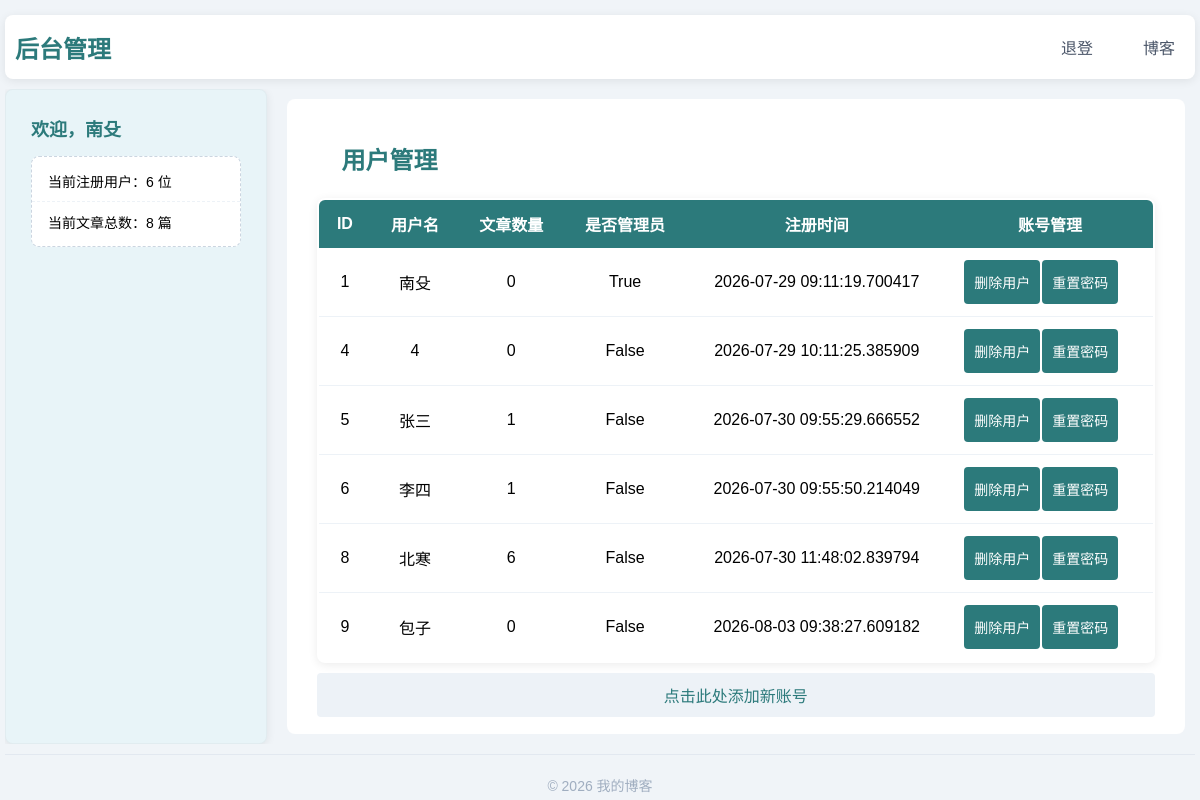
The page /admin (signed in) on the database its author committed.
### blog_4.py (models this page shows)
class User(db.Model,UserMixin):
    __tablename__ = 'users'
    id = db.Column(db.Integer, primary_key=True,autoincrement=True)
    username = db.Column(db.String(80), unique=True, nullable=False)
    password_hash = db.Column(db.String(128), nullable=False)
    is_admin = db.Column(db.Boolean, default=False)
    created_at = db.Column(db.DateTime, default=datetime.utcnow)

### blog_4.py (the view)
@app.route('/admin')
@login_required
def admin():
    conn = get_db()
    if not current_user.is_admin:
        return render_template('login.html', error='你没有权限访问此页面')
    user_count = User.query.count()
    post_count = conn.execute('SELECT COUNT(*) FROM posts').fetchone()[0]   #这里是查询第一列的总数，id列比较不容易出错
    users = User.query.order_by(User.id).all()
    for user in users:
        user.post_count = Post.query.filter_by(user_id=user.id).count()
    return render_template('admin.html', users=users,user_count=user_count,
                         post_count=post_count)

### blog_4.py (called while the page is built)
@login_manager.user_loader   #每一次用户访问页面的时候，在后台运行,跳转页面的时候用它来查验一下用户身份
def load_user(user_id):  #意思是用id找信息，每次跳转页面都查一下用户
    return User.query.get(int(user_id))

def get_db():
    conn = sqlite3.connect('blog.db')
    conn.row_factory = sqlite3.Row  # 让查询结果可以用列名访问
    return conn  #这里conn是局部变量，我们要把局部变量的修改结果传递出去

### templates/admin.html (shortened to what this page needs)
<!DOCTYPE html>
<html lang="zh-CN">
<head>
    <link rel="stylesheet" href="{{ url_for('static', filename='basic111.css') }}">
</head>
<body>
    <header>
        <h1>后台管理</h1>
        <nav>
            <a href="/logout">退登</a>
            <a href="/">博客</a>
        </nav>
    </header>
    <main>
        <aside>
                <h2>欢迎，{{ current_user.username }}</h2>
                <ul>
                    <li>当前注册用户：{{ user_count }} 位</li>
                    <li>当前文章总数：{{ post_count }} 篇</li>
                </ul>
        </aside>
        <div class="content">
            <div class="admin">
            <h1>用户管理</h1>
            </div>
            <table>
            <thead>
                <tr>
                    <th>ID</th>
                    <th>用户名</th>
                    <th>文章数量</th>
                    <th>是否管理员</th>
                    <th>注册时间</th>
                    <th>账号管理</th>
                </tr>
            </thead>
            <tbody>
                {% for user in users %}
                <tr>
                    <td>{{ user.id }}</td>
                    <td>{{ user.username }}</td>
                    <td>{{ user.post_count }}</td>
                    <td>{{ user.is_admin}}</td>
                    <td>{{ user.created_at }}</td>
                    <td>
                        <div class="btn_a">
                        <form action="/admin/delete_user/{{ user.id }}" method="POST">
                            <button type="submit" class="btn btn-user-delete" onclick="return confirm('确定要删除这个用户吗？');">删除用户</button>
                        </form>
                        <form action="/admin/reset_password/{{user.id}}" method="POST">
                            <button type="submit" class="btn btn-reset-password" onclick="return confirm('确定要重置这个用户的密码吗？');">重置密码</button>
                        </form>
                        </div>
                    </td>
                </tr>
                {% endfor %}
            </tbody>
            </table>
            <div class="add_user">
                <a href="/admin/add_user">点击此处添加新账号</a>
            </div>
        </div>
    </main>
    <footer>
        <p>© 2026 我的博客</p>
    </footer>
</body>
</html>

### static/basic111.css (style rules this page uses)
* { margin: 0; padding: 0; box-sizing: border-box; }
body { font-family: "Microsoft YaHei", sans-serif; height: 100vh; display: flex; flex-direction: column; background: #f0f4f8; color: black; padding: 5px; margin: 0 auto; max-width: 1200px; }
header { display: flex; justify-content: space-between; align-items: center; background: #ffffff; padding: 10px; border-radius: 8px; margin: 10px 0; box-shadow: 0 2px 10px rgba(0, 0, 0, 0.08); }
header h1 { font-size: 24px; color: #2c7a7b; }
nav { display: flex; gap: 50px; align-items: center; padding:10px ; }
nav a { position: relative; text-decoration: none; color:#4a5568; }
nav a::after { content: ""; position: absolute; bottom: -2px; left: 0; width: 0; height: 2px; background: #2c7a7b; transition: width 0.3s ease; }
main { flex: 1; min-height: 0; display: flex; gap: 10px; align-items: stretch; overflow: hidden; }
aside { display: flex; flex-direction: column; flex: 1; background: #e8f4f8; padding: 25px; border-radius: 8px; box-shadow: 0 2px 10px rgba(0, 0, 0, 0.08); justify-content:flex-start; border: 1px solid rgba(0,0,0,0.03); overflow: auto; }
aside h2,aside h3 { color: #2c7a7b; font-size: 18px; margin-bottom: 15px; }
aside ul { list-style: none; padding: 0; border: 1px dashed #cbd5e0; background-color: #ffffff; border-radius: 8px; padding: 4px 0 }
aside ul li { font-size: 14px; padding: 10px 16px; border-bottom: 1px dashed #edf2f7; text-align: left; }
aside ul li:last-child { border-bottom: none; }
footer { flex-shrink: 0; text-align: center; color: #a0aec0; font-size: 14px; border-top: 1px solid #e2e8f0; padding-top: 20px; margin-top: 10px; }
table { flex: 1; border:2px solid black; border-collapse: collapse; border-radius: 8px; background: white; box-shadow: 0 2px 10px rgba(0,0,0,0.08); padding: 10px; margin: 0 auto; overflow: hidden ; width: 100%; }
table th { background: #2c7a7b; color: white; padding: 12px 16px; text-align: center; }
table td { padding: 12px 16px; border-bottom: 1px solid #edf2f7; text-align: center; }
.admin { padding: 12px 25px; color: #2c7a7b; font-size: 12px; }
.content { flex: 4; display: flex; flex-direction: column; gap: 10px; overflow-y:auto; max-height: 100%; background: #ffffff; padding:30px; border-radius: 8px; min-height: auto; margin: 10px; }
.btn { flex: 1; display: inline; text-align: center; align-items: center; justify-content: center; padding: 12px 10px; border: none; border-radius: 4px; cursor: pointer; text-decoration: none; transition: background 0.3s; background-color:#2c7a7b; color:white ; font-size: 14px; margin:0 1px; }
.btn_a { display: flex; flex-direction: row; }
.add_user a { display: block; text-align: center; background: #edf2f7; padding: 10px; margin: 10px auto; color: #2c7a7b; text-decoration: none; border-radius: 4px; margin-top: auto; }

### rows shown on the page
User: username "南殳", id "1", post_count "0", is_admin "True", created_at "2026-07-29 09:11:19.700417"
User: id "4", username "4", post_count "0", is_admin "False", created_at "2026-07-29 10:11:25.385909"
User: id "5", username "张三", post_count "1", is_admin "False", created_at "2026-07-30 09:55:29.666552"
User: id "6", username "李四", post_count "1", is_admin "False", created_at "2026-07-30 09:55:50.214049"
User: id "8", username "北寒", post_count "6", is_admin "False", created_at "2026-07-30 11:48:02.839794"
User: id "9", username "包子", post_count "0", is_admin "False", created_at "2026-08-03 09:38:27.609182"

### other values the page prints
{{ user_count }} "6"
{{ post_count }} "8"
